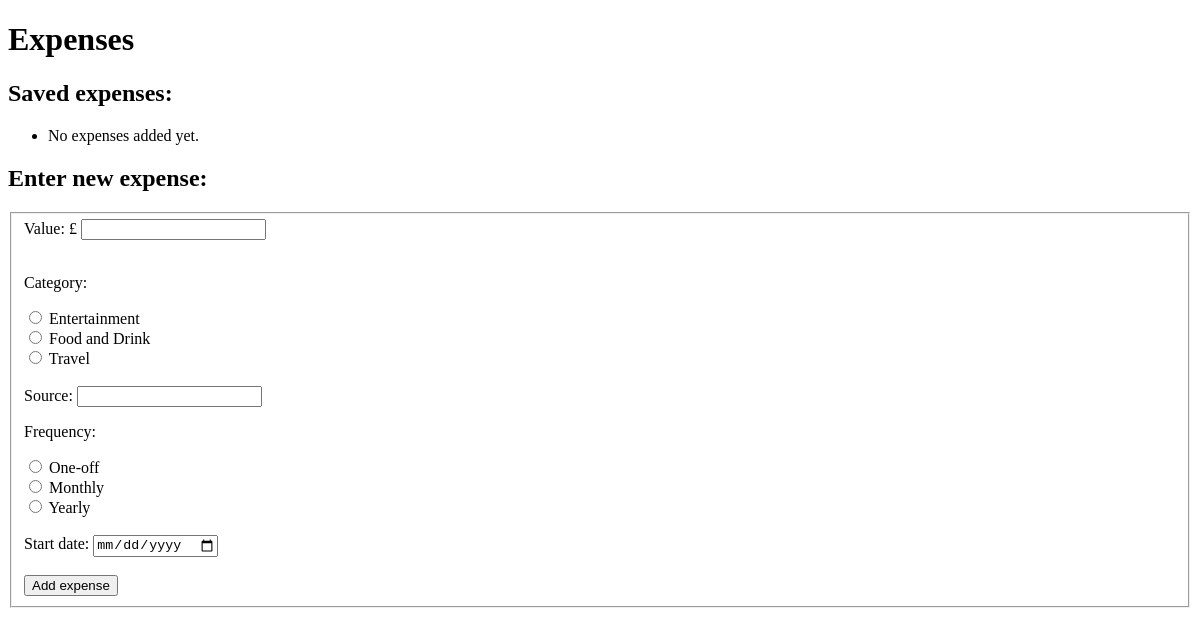
Page /finance/expenses/ on the earlier database version.
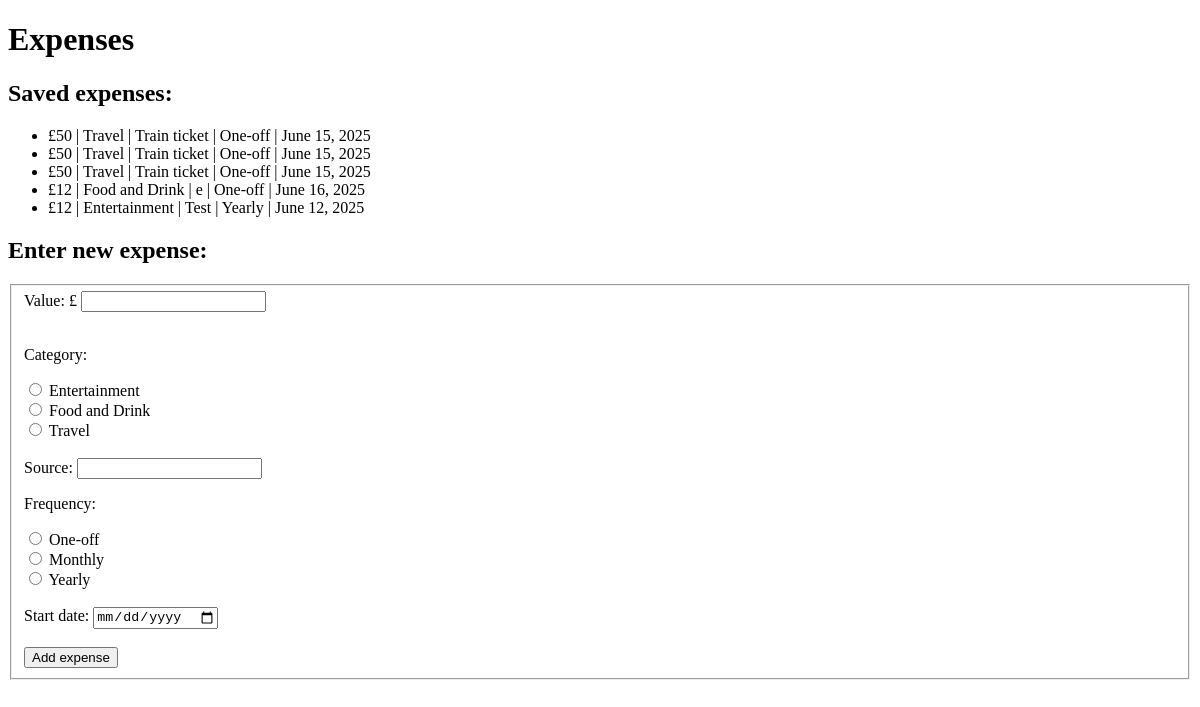
Same page on the later database version.
### finance/models.py (models this page shows)
class FinancialObject(models.Model):
    user = models.ForeignKey(User, on_delete=models.CASCADE) # A single user can have many instances of income
    source = models.CharField(default="N/A", max_length=200)
    value = models.IntegerField(default=0)
    frequency = models.CharField(default="Monthly", max_length=200)
    startDate = models.DateField(default=datetime.date.today)
    addDate = models.DateField(default=datetime.date.today)
    class Meta:
        abstract = True # Makes the "FinancialObject" class an Abstract Base Class (ABC)

class Expense(FinancialObject):
    category = models.CharField(default="Entertainment", max_length=200)

### finance/views.py (the view)
# urls.py: path("expenses/", views.expenses, name="expenses"),
def expenses(request):
    message = request.GET.get("message", "")
    expenses = Expense.objects.all()
    return render(
        request,
        "finance/expense.html",
        {
            "expenses": expenses,
            "message": message
        }
    )

### finance/templates/finance/expense.html (shortened to what this page needs)
<!DOCTYPE html>
<html lang="en">
<head>
</head>
<body>
    <h1>Expenses</h1>
    <h2>Saved expenses:</h2>
    <ul>
    {% if expenses %}
        {% for i in expenses %}
            <li>£{{ i.value }} | {{ i.category }} | {{ i.source }} | {{ i.frequency }} | {{ i.startDate}}</li>
        {% endfor %}
    {% else %}
        <li>No expenses added yet.</li>
    {% endif %}
    </ul>
    <h2>Enter new expense:</h2>
    <form action="{% url 'finance:addExpense' %}" method="post">
        <fieldset>
            <label for="value">Value: £</label>
            <input type="text" id="value" name="value"><br><br>
            <p>Category:</p>
            <input type="radio" id="Entertainment" name="category" value="Entertainment">
            <label for="Entertainment">Entertainment</label><br>
            <input type="radio" id="Food and Drink" name="category" value="Food and Drink">
            <label for="Food and Drink">Food and Drink</label><br>
            <input type="radio" id="Travel" name="category" value="Travel">
            <label for="Travel">Travel</label><br><br>
            <label for="source">Source: </label>
            <input type="text" id="source" name="source"><br>
            <p>Frequency:</p>
            <input type="radio" id="one-off" name="frequency" value="One-off">
            <label for="one-off">One-off</label><br>
            <input type="radio" id="monthly" name="frequency" value="Monthly">
            <label for="monthly">Monthly</label><br>
            <input type="radio" id="yearly" name="frequency" value="Yearly">
            <label for="yearly">Yearly</label><br><br>
            <label for="startDate">Start date: </label>
            <input type="date" id="startDate" name="startDate" value=date><br><br>
            <input type="submit" value="Add expense">
        </fieldset>
    </form>
</body>
</html>

Differences in the rows shown:
added Expense: value "50", category "Travel", source "Train ticket", frequency "One-off", startDate "June 15, 2025"
added Expense: value "50", category "Travel", source "Train ticket", frequency "One-off", startDate "June 15, 2025"
added Expense: value "50", category "Travel", source "Train ticket", frequency "One-off", startDate "June 15, 2025"
added Expense: value "12", category "Food and Drink", source "e", frequency "One-off", startDate "June 16, 2025"
added Expense: value "12", category "Entertainment", source "Test", frequency "Yearly", startDate "June 12, 2025"
Other differences:
text no longer shown: "No expenses added yet."
